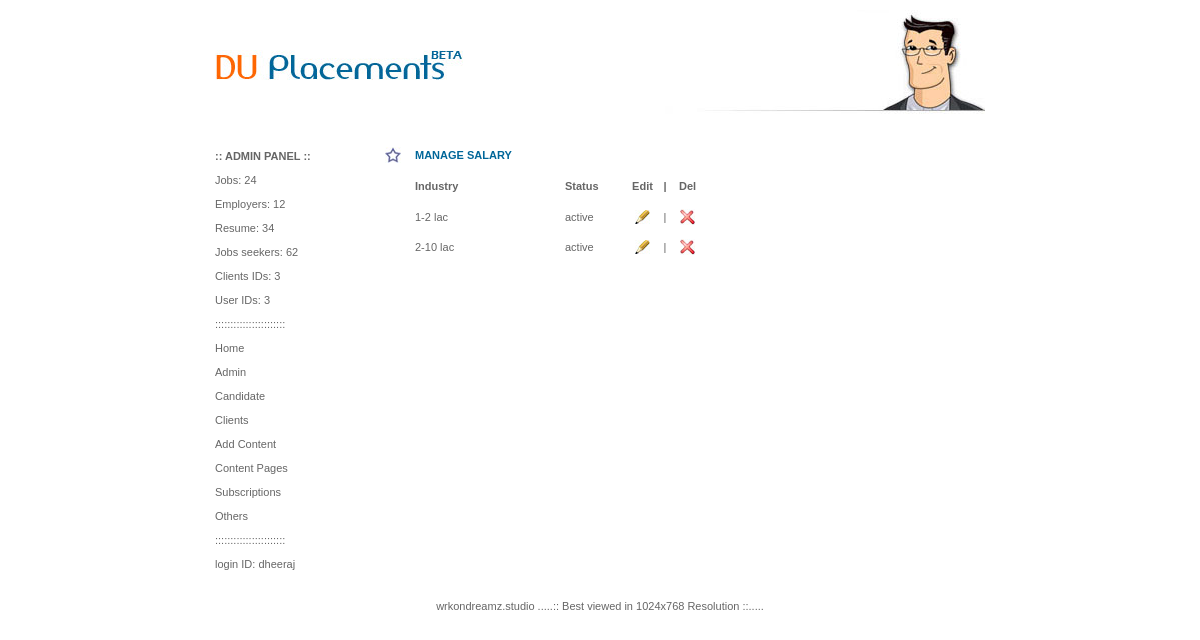
The page /admin/manage_salary.php (signed in) on the database its author committed.
### tables this page shows
CREATE TABLE IF NOT EXISTS `dup_salary` (
  `salaryid` int(11) NOT NULL AUTO_INCREMENT,
  `salaryname` varchar(150) NOT NULL,
  `salarystatus` varchar(10) NOT NULL,
  PRIMARY KEY (`salaryid`)
);

### admin/manage_salary.php (the view, shortened to what this page needs)
<?php
$sql = "select * from dup_salary";
$res = mysql_query($sql);
include("header.php");
?>
      <div style="width:770px; float:left;">
        <?php include("menu.php");?>
	<div align="left" class="adminright">
    <div style="width:600px; padding-top:5px;">
    <div style="width:600px; float:left;">
	<table width="320" border="0" cellspacing="0" cellpadding="0">
  	<tr>
    <td width="30" align="left" valign="middle"><strong><img src="../images/admin-star.jpg" alt="star" /></strong></td>
    <td width="150" height="20" align="left" valign="middle"><span class="blue"><strong> MANAGE SALARY </strong></span></td>
    <td width="60" height="20" align="left" valign="middle"></td>
    <td width="35" height="20" align="left" valign="middle"></td>
    <td width="10" align="left" valign="middle"></td>
    <td width="35" height="20" align="left" valign="middle"></td>
  	</tr>
  	<tr>
    <td width="30" height="15" align="left" valign="middle"></td>
    <td width="150" height="15" align="left" valign="middle"></td>
    <td width="60" height="15" align="left" valign="middle"></td>
    <td width="35" height="15" align="left" valign="middle"></td>
    <td width="10" height="15" align="left" valign="middle"></td>
    <td width="35" height="15" align="left" valign="middle"></td>
  	</tr>
  	<tr>
    <td width="30" align="left" valign="middle">&nbsp;</td>
    <td width="150" align="left" valign="middle"><strong>Industry</strong></td>
    <td width="60" align="left" valign="middle"><strong>Status</strong></td>
    <td width="35" align="center" valign="middle"><strong>Edit</strong></td>
    <td width="10" align="center" valign="middle"><strong>|</strong></td>
    <td width="35" align="center" valign="middle"><strong>Del</strong></td>
  	</tr>
  	<tr>
    <td width="30" height="10" align="left" valign="middle"></td>
    <td width="150" height="10" align="left" valign="middle"></td>
    <td width="60" height="10" align="left" valign="middle"></td>
    <td width="35" height="10" align="center" valign="middle"></td>
    <td width="10" height="10" align="center" valign="middle"></td>
    <td width="35" height="10" align="center" valign="middle"></td>
  	</tr>
	<?php while($rs = mysql_fetch_array($res)) {
		$salaryid  = $rs['salaryid'];
	?>
  	<tr>
      <td width="30" height="30" align="left" valign="middle">&nbsp;</td>
      <td width="150" height="30" align="left" valign="middle"><?php echo $rs['salaryname']?></td>
    <td width="60" height="30" align="left" valign="middle"><?php echo $rs['salarystatus']?></td>
    <td width="35" height="30" align="center" valign="middle"><a href="add_salary.php?id=<?php echo $salaryid; ?>&act=edit"><img src="../images/admin-edit.jpg" alt="edit" width="15" height="14" border="0" /></a></td>
    <td width="10" height="30" align="center" valign="middle">|</td>
    <td width="35" height="30" align="center" valign="middle"><a href="manage_salary.php?delid=<?php echo $salaryid; ?>&act=delete"><img src="../images/admin-del.jpg" alt="delete" width="15" height="16"  border=0/></a></td>
  	</tr>
	<?php } ?>
	</table>
	  </div>
		</div>
    	  </div>
    		</div>
           <?php include("footer.php");?>

### include/style.css (style rules this page uses)
body,td,th { font-family:Verdana, Arial, Helvetica, sans-serif; }
body { font-family:Verdana, Arial, Helvetica, sans-serif; background-repeat: no-repeat; margin-left: 0px; margin-top: 0px; margin-right: 0px; margin-bottom: 0px; font-size:11px; color:#666666; }
a:link { text-decoration: none; }
.blue { color:#006699; }
.adminright { width:600px; float:left; overflow:hidden; padding-top:10px; }

### rows shown on the page
dup_salary: salaryname "1-2 lac", salarystatus "active"
dup_salary: salaryname "2-10 lac", salarystatus "active"
